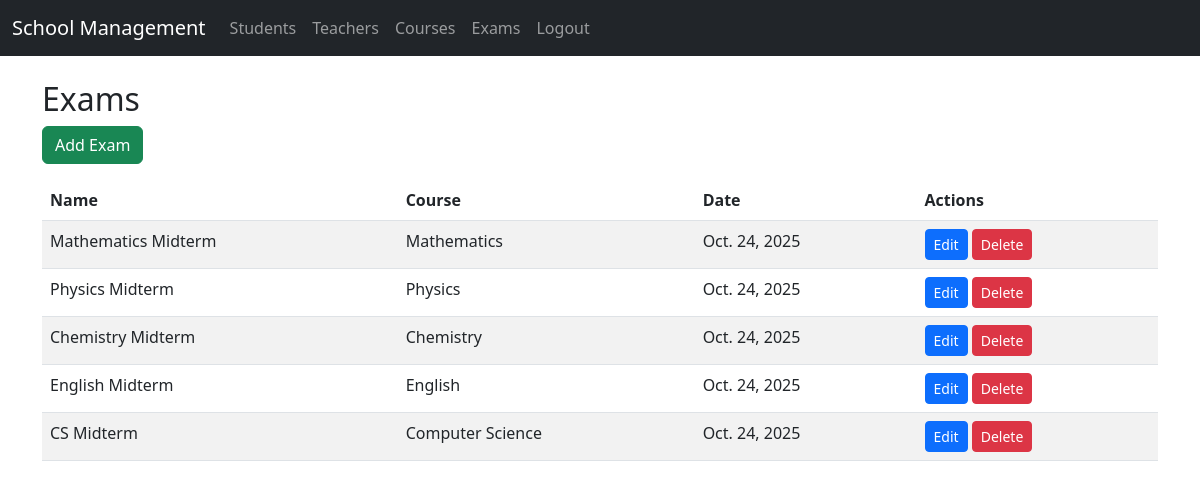
Page /exams/ (signed in) on the committed database.
### core/models.py (models this page shows, shortened)
class Exam(models.Model):
    name = models.CharField(max_length=50)
    course = models.ForeignKey(Course, on_delete=models.CASCADE)
    date = models.DateField()

class Course(models.Model):
    name = models.CharField(max_length=100)
    code = models.CharField(max_length=10, unique=True)
    description = models.TextField(blank=True)

### core/views.py (the view)
# urls.py: path('exams/', views.exam_list, name='exams'),
@login_required
def exam_list(request):
    if not role_check(request.user, ['admin']):
        messages.error(request, 'Access denied.')
        return redirect('dashboard')
    exams = Exam.objects.all()
    return render(request, 'core/exams.html', {'exams': exams})

### core/views.py (called while the page is built)
def role_check(user, allowed_roles):
    return user.role in allowed_roles

### core/templates/core/exams.html (shortened to what this page needs)
{% extends 'core/base.html' %}
{% block content %}
<h2>Exams</h2>
<a href="{% url 'exam_add' %}" class="btn btn-success mb-3">Add Exam</a>
<table class="table table-striped table-responsive">
    <thead>
        <tr>
            <th>Name</th>
            <th>Course</th>
            <th>Date</th>
            <th>Actions</th>
        </tr>
    </thead>
    <tbody>
        {% for exam in exams %}
        <tr>
            <td>{{ exam.name }}</td>
            <td>{{ exam.course.name }}</td>
            <td>{{ exam.date }}</td>
            <td>
                <a href="{% url 'exam_edit' exam.id %}" class="btn btn-primary btn-sm">Edit</a>
                <a href="{% url 'exam_delete' exam.id %}" class="btn btn-danger btn-sm">Delete</a>
            </td>
        </tr>
        {% endfor %}
    </tbody>
</table>
{% endblock %}

### rows in the picture
Exam: name "Mathematics Midterm", course.name "Mathematics", date "Oct. 24, 2025"
Exam: name "Physics Midterm", course.name "Physics", date "Oct. 24, 2025"
Exam: name "Chemistry Midterm", course.name "Chemistry", date "Oct. 24, 2025"
Exam: name "English Midterm", course.name "English", date "Oct. 24, 2025"
Exam: name "CS Midterm", course.name "Computer Science", date "Oct. 24, 2025"
